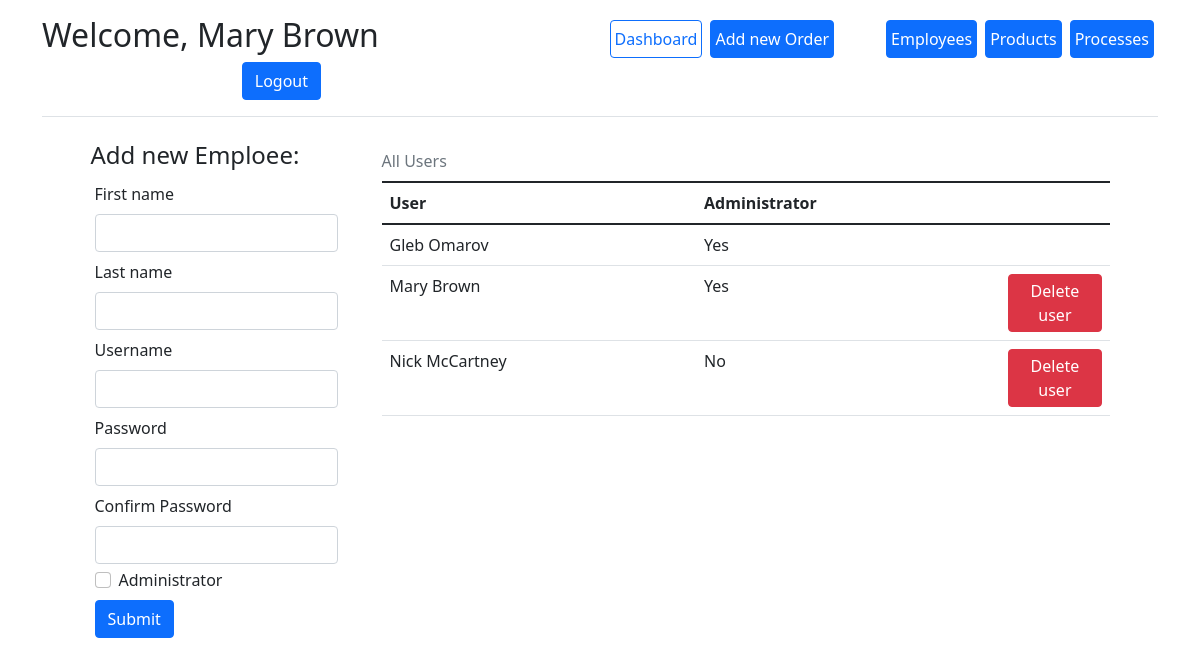
The app's page /add_user (signed in) with its own data.
### app/models.py (models this page shows)
class Employee(db.Model, UserMixin):
    id = db.Column(db.Integer, primary_key=True, nullable=False, autoincrement=True)
    first_name = db.Column("First name", db.String)
    last_name = db.Column("Last name", db.String)
    user_name = db.Column("Username", db.String, unique=True)
    password = db.Column("Password", db.String)
    admin = db.Column("Administrator", db.Boolean, default=False)
    processes = db.relationship('Process', backref='employee', lazy='dynamic')

### app/routes.py (the view)
@process_app.route('/add_user')
@login_required
def add_user():
    if not current_user.admin:
        return redirect(url_for('login'))
    form = AddEmployee()
    table = models.Employee.query.all()
    return render_template('add_user.html', form=form, table=table)

### app/forms.py
class AddEmployee(FlaskForm):
    first_name = StringField("First name", validators=[InputRequired()])
    last_name = StringField("Last name", validators=[InputRequired()])
    user_name = StringField("Username", validators=[InputRequired()])
    password = PasswordField("Password", validators=[InputRequired(),
                                                     EqualTo('password_confirm', message='Passwords must match')])
    password_confirm = PasswordField("Confirm Password", validators=[InputRequired()])
    admin = BooleanField("Administrator")
    submit = SubmitField()

### app/__init__.py (called while the page is built)
@login_manager.user_loader
def load_user(user_id):
    return Employee.query.get(int(user_id))

### app/templates/add_user.html (shortened to what this page needs)
{% extends "base.html" %}
{% block content %}
<div class="container">
    <div class="row g-5 justify-content-md-center">
        <form action="" method="post" class="col-3">
            <h4>Add new Emploee:</h4>
            {% for field in form if field.name not in ("csrf_token", "submit", "admin") %}
            {{ field.label(class="m-1") }}
            {{ field(class="form-control m-1") }}
            {% endfor %}
            <div class="form-check  m-1">
                <input class="form-check-input" type="checkbox" name="admin" id="cbx_admin">
                <label class="form-check-label" for="cbx_admin">Administrator</label>
            </div>
            {{ form.submit(class="btn btn-primary m-1") }}
        </form>
        <div class="col-8">
            <table class="table table-hover">
                <caption class="caption-top test-center">All Users</caption>
                <thead>
                <tr>
                    <th scope="col">User</th>
                    <th scope="col">Administrator</th>
                    <th scope="col" style="width:15%;"></th>
                </tr>
                </thead>
                <tbody>
                {% for user in table %}
                <tr>
                    <td>{{ user.first_name }} {{ user.last_name }}</td>
                    <td>
                        {% if user.admin %} Yes {% else %} No {% endif %}
                    </td>
                    <td>
                        {% if user.id > 1 %}
                        <a href="{{ url_for('remove_user', user_id=user.id) }}" class="btn btn-danger p-1">Delete user</a>
                        {% endif %}
                    </td>
                </tr>
                {% endfor %}
                </tbody>
            </table>
        </div>
    </div>
</div>
{% endblock %}

### app/templates/navbar.html
<div class="container">
    <header class="d-flex flex-wrap align-items-center justify-content-center justify-content-md-between py-3 mb-4 border-bottom">
    {% if current_user.is_authenticated %}
    <h2>Welcome, {{ current_user.first_name}} {{ current_user.last_name}}</h2>
    {% endif %}
    {% if current_user.is_authenticated and current_user.admin %}
    <ul class="nav col-12 col-md-auto mb-2 justify-content-center mb-md-0">
        <li><a href="{{ url_for('dashboard') }}" class="px-1 mx-1 btn btn-outline-primary">Dashboard</a></li>
        <li><a href="{{ url_for('add_order') }}" class="px-1 ms-1 me-5 btn btn-primary">Add new Order</a></li>
        <li><a href="{{ url_for('add_user') }}" class="px-1 mx-1 btn btn-primary">Employees</a></li>
        <li><a href="{{ url_for('add_product') }}" class="px-1 mx-1 btn btn-primary">Products</a></li>
        <li><a href="{{ url_for('add_process') }}" class="px-1 mx-1 btn btn-primary">Processes</a></li>
    </ul>
    {% endif %}
    <div class="col-md-3 text-end">
        {% if current_user.is_authenticated %}
        <a href="{{ url_for('logout') }}" class="btn btn-primary">Logout</a>
        {% else %}
        <a href="{{ url_for('login') }}" class="btn btn-outline-primary me-2">Login</a>
        {% endif %}
    </div>
</header>
</div>

### records on screen
Employee: first_name "Mary", last_name "Brown", Administrator "Yes"
Employee: first_name "Gleb", last_name "Omarov", Administrator "Yes"
Employee: first_name "Nick", last_name "McCartney", Administrator "No"

### other values on screen
{{ field.label(class="m-1") }} "First name" "Last name" "Username" "Password" "Confirm Password"
